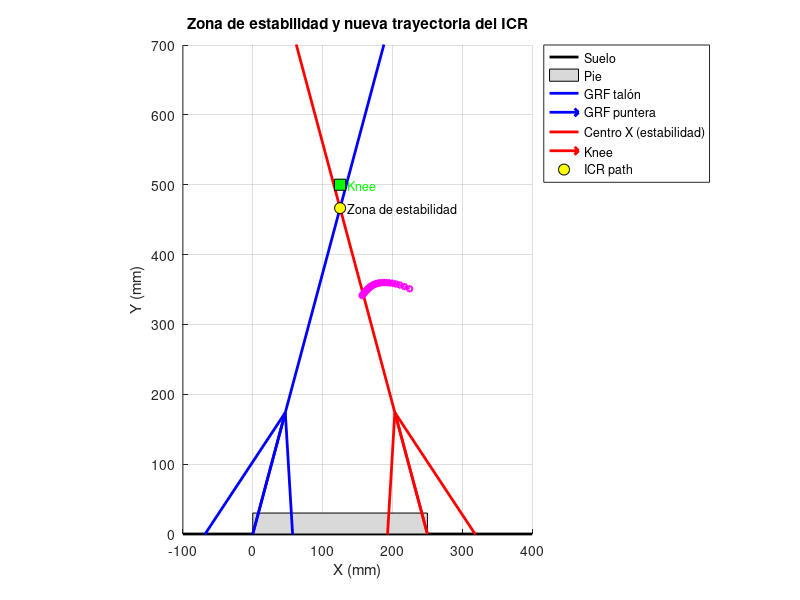

MATLAB code for this plot:
% ============================================================
% Calcula la “zona de estabilidad” como la intersección de las líneas de
% acción de la GRF en talón y puntera durante stance, y grafica esa zona
% junto con la trayectoria del ICR trasladada al sistema global (pie+rodilla).
% ============================================================

%% Zona de estabilidad X definida por GRF en stance + nueva trayectoria ICR
clc; clear; close all;

% --- Parámetros ---
knee_height = 500;   % mm
foot_length = 250;   % mm
heel_x = 0;          % talón en x=0
toe_x  = foot_length; % punta del pie en x=250

% Ángulos GRF (referencia paper)
theta_heel = 75;   % deg, GRF en talón
theta_toe  = 105;  % deg, GRF en puntera

% Escala longitud de vector de GRF
F_len = 800; % mm

% --- Coordenadas líneas de acción ---
% GRF en talón
x1 = heel_x + [0  cosd(theta_heel)]*F_len;
y1 = [0  sind(theta_heel)]*F_len;

% GRF en puntera
x2 = toe_x + [0  cosd(theta_toe)]*F_len;
y2 = [0  sind(theta_toe)]*F_len;

% --- Intersección de las dos GRF (centro de la X) ---
P1 = [heel_x 0];  v1 = [cosd(theta_heel) sind(theta_heel)];
P2 = [toe_x 0];   v2 = [cosd(theta_toe)  sind(theta_toe)];

A = [v1' -v2'];  b = (P2-P1)';  
sol = A\b;       
Xc = P1(1) + sol(1)*v1(1);
Yc = P1(2) + sol(1)*v1(2);

% --- Nuevos datos del ICR (respecto al centro de la rodilla) ---
ICR_x_local = [31.4948957297351	32.4547582575868	33.4116504084021	34.3686021528680	35.3292089225237	36.2976802170100	37.2788973718845	38.2784829580715	39.3028847532187	40.3594777914611	41.4566886869204	42.6041472665457	43.8128715701768	45.0954935085708	46.4665339327096	47.9427375552402	49.5434800214816	51.2912612960739	53.2123010634769	55.3372523336623	57.7020475533982	60.3488847503607	63.3273450361023	66.6955990190864	70.5215939379124	74.8839905848854	79.8723967344875	85.5860516239649	92.1294447589187	99.6022492096822];

ICR_y_local = [-158.699090290262	-157.511298041637	-156.333790932371	-155.169173599961	-154.020054776078	-152.889048430463	-151.778781916520	-150.691912362946	-149.631152886745	-148.599310679508	-147.599339694265	-146.634411608356	-145.708010061435	-144.824055012129	-143.987066628141	-143.202381716658	-142.476440734849	-141.817170494215	-141.234497642571	-140.741042082625	-140.353059352961	-140.091728951308	-139.984924609025	-140.069656194907	-140.395444692616	-141.028982803718	-142.060537815210	-143.612643861878	-145.851633231458	-149.002292128722];

% --- Trasladar al sistema global (rodilla en foot_length/2, knee_height) ---
knee_x = foot_length/2;
ICR_x = knee_x + ICR_x_local;
ICR_y = knee_height + ICR_y_local;

% --- Graficar ---
figure('Color','w'); hold on; axis equal;
xlabel('X (mm)'); ylabel('Y (mm)');
title('Zona de estabilidad y nueva trayectoria del ICR');

% Suelo
plot([-100 400],[0 0],'k-','LineWidth',2);

% Pie
fill([0 foot_length foot_length 0],[0 0 30 30],[0.85 0.85 0.85],'EdgeColor','k');

% GRF talón
plot(x1,y1,'b-','LineWidth',2);
quiver(heel_x,0,cosd(theta_heel)*200,sind(theta_heel)*200, ...
    'b','LineWidth',2,'MaxHeadSize',2);

% GRF puntera
plot(x2,y2,'r-','LineWidth',2);
quiver(toe_x,0,cosd(theta_toe)*200,sind(theta_toe)*200, ...
    'r','LineWidth',2,'MaxHeadSize',2);

% Marcar intersección (X de estabilidad)
plot(Xc,Yc,'ko','MarkerSize',8,'MarkerFaceColor','y');
text(Xc+10,Yc,'Zona de estabilidad','FontSize',9,'Color','k');

% Rodilla
plot(knee_x,knee_height,'ks','MarkerSize',8,'MarkerFaceColor','g');
text(knee_x+10,knee_height,'Knee','FontSize',9,'Color','g');

% Trayectoria ICR
plot(ICR_x,ICR_y,'m-o','LineWidth',1.5,'MarkerSize',4,'DisplayName','ICR path');

ylim([0 700]); xlim([-100 400]);
grid on;
legend('Suelo','Pie','GRF talón','GRF puntera','Centro X (estabilidad)','Knee','ICR path','Location','northeastoutside');
